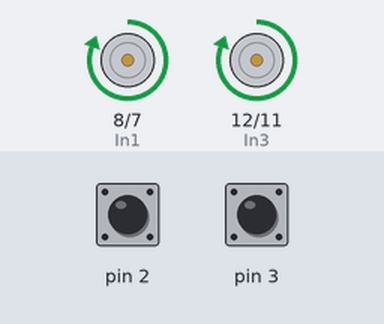
Recording of a sketch running on a simulated Arduino Uno, built with avr-gcc and run on an emulated ATmega328P. On the bench: motor-driver pin pairs drawn as motors (green arrow = first pin HIGH = forward, orange = second pin HIGH = backward, longer = more drive, scaled by the enable pin). The test bench sets the inputs (shaded band); at power-on: pin 2 HIGH, pin 3 HIGH.

Above: at 1.2 s.
1.3 s: pin 2 pulled LOW for 0.15 s
At 2.6 s:
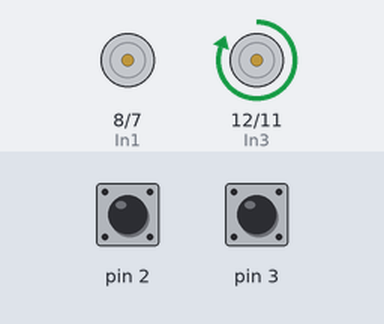
2.9 s: pin 3 pulsed LOW 2 times (0.12 s each, 0.3 s apart)
At 4.3 s:
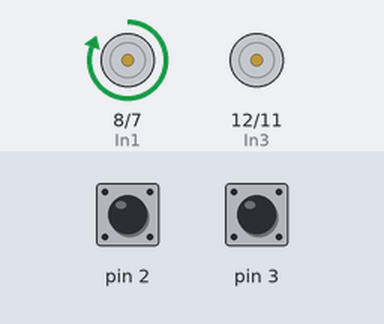
At 10.8 s:
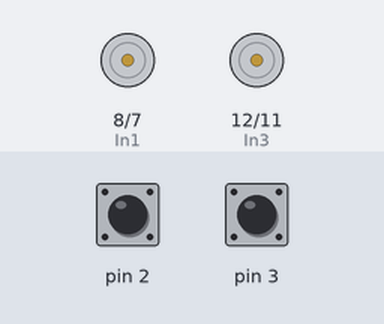
Timing chart, 0 to 11.0 s (numbered marks = the images above; inputs shaded):
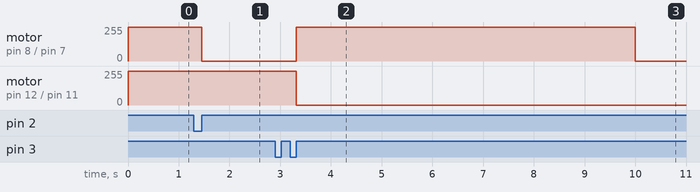

Measured:
- after the input at 1.3 s, motor on pin 8 (In1) / pin 7 (In2): forward 255/255 → stopped after 0.15 s
- after the input at 2.9 s, motor on pin 8 (In1) / pin 7 (In2): stopped → forward 255/255 after 0.42 s, → stopped 6.7 s later; motor on pin 12 (In3) / pin 11 (In4): forward 255/255 → stopped after 0.42 s instead of 7.1 s

The sketch:

Story5.ino
```cpp
const int EA = 9; //Left Green
const int EB = 10; //Right Green
const int In1 = 8; //Left Red
const int In2 = 7; //Left Yellow
const int In3 = 12; //Right Red
const int In4 = 11; //Right Yellow

volatile int LeftClicks = 0;
volatile int RightClicks = 0;

void leftmove_counter() {
  LeftClicks ++;
}

void rightmove_counter() {
  RightClicks ++;
}

void setup() {
  //Initalise all the pins
  Serial.begin(9600);
  pinMode(EA, OUTPUT);
  pinMode(EB, OUTPUT);
  pinMode(In1, OUTPUT);
  pinMode(In2, OUTPUT);
  pinMode(In3, OUTPUT);
  pinMode(In4, OUTPUT);
  digitalWrite(2, HIGH);
  digitalWrite(3, HIGH);
  attachInterrupt(0, leftmove_counter, RISING);
  attachInterrupt(1, rightmove_counter, RISING);
}

void left_motor_forwards() {
  digitalWrite(In1, HIGH);
  digitalWrite(In2, LOW);
  digitalWrite(EA, HIGH);
}

void right_motor_forwards() {
  digitalWrite(In3, HIGH);
  digitalWrite(In4, LOW);
  digitalWrite(EB, HIGH);
}

void left_motor_reverse() {
  digitalWrite(In1, LOW);
  digitalWrite(In2, HIGH);
  digitalWrite(EA, HIGH);
}

void right_motor_reverse() {
  digitalWrite(In3, LOW);
  digitalWrite(In4, HIGH);
  digitalWrite(EB, HIGH);
}

void right_kill_switch() {
   digitalWrite(EB, LOW);
   digitalWrite(In3, LOW);
   digitalWrite(In4, LOW);
}

void left_kill_switch() {
  digitalWrite(EA, LOW);
  digitalWrite(In1, LOW);
  digitalWrite(In2, LOW);
}


void loop() {
  unsigned long starttime = millis();

 right_motor_forwards();
 left_motor_forwards();

  while((millis() - starttime) <= 10000){
    if (LeftClicks > RightClicks) {
    left_kill_switch();
    right_motor_forwards();
    }
    if (RightClicks > LeftClicks) {
    right_kill_switch();
    left_motor_forwards();
    }

    /* Test for clicks:
    Serial.print (LeftClicks);
    Serial.print (",");
    Serial.print (RightClicks);
    Serial.println ();
    delay(10);*/

  }

 left_kill_switch();
 right_kill_switch();
 while(1);

}
```
